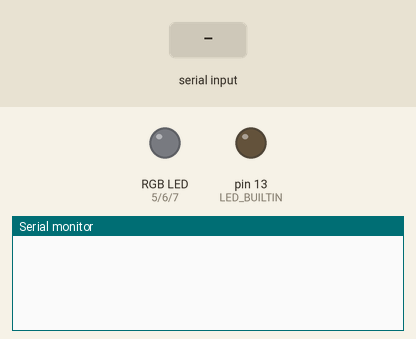
Simulated run of this sketch. Board: Arduino Uno, built with avr-gcc and run on an emulated ATmega328P. Shown: an RGB LED mixed from three pins (HIGH = lit), output pins drawn as LEDs (lit = HIGH), the last lines printed to the serial monitor. The test bench sets the inputs (shaded band).

Above: at 1.2 s.
1.3 s: "90,45\n" received over Serial
At 3.2 s:
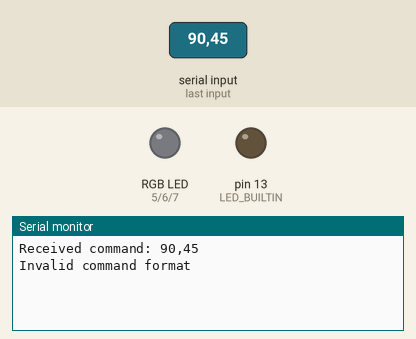
3.5 s: "4\n" received over Serial
At 4.7 s:
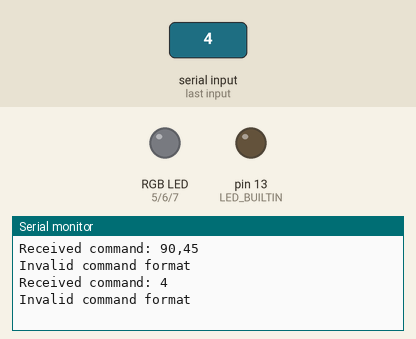
5.5 s: "90,45,200,10\n" received over Serial
At 6.7 s:
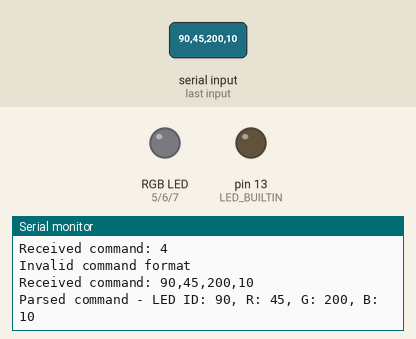

The sketch:

case_communication_simple_commands.ino
```cpp
// Defining variables and the GPIO pins on Arduino
int redPin = 5;
int greenPin = 6;
int bluePin = 7;

void setup()
{
  Serial.begin(9600); // Match the baud rate with the Python script
  pinMode(LED_BUILTIN, OUTPUT);

  // Defining the pins as OUTPUT
  pinMode(redPin, OUTPUT);
  pinMode(greenPin, OUTPUT);
  pinMode(bluePin, OUTPUT);
}

void loop()
{
  // Check for incoming commands from ROS2
  if (Serial.available() > 0)
  {
    String command = Serial.readStringUntil('\n');
    Serial.print("Received command: ");
    Serial.println(command);

    // Parse and handle the command
    handleCommand(command);
  }

  delay(1000); // Adjust the frequency of sending data
}

// Function to handle the command
void handleCommand(String command)
{
  int led_id, r_value, g_value, b_value;
  if (sscanf(command.c_str(), "%d,%d,%d,%d", &led_id, &r_value, &g_value, &b_value) == 4)
  {
    Serial.print("Parsed command - LED ID: ");
    Serial.print(led_id);
    Serial.print(", R: ");
    Serial.print(r_value);
    Serial.print(", G: ");
    Serial.print(g_value);
    Serial.print(", B: ");
    Serial.println(b_value);

    // Handle the command based on led_id
    if (led_id == 1)
    {
      setColor(r_value, g_value, b_value);
      Serial.println("RGB LED color set");
    }
    // Add more handling for other LED IDs if needed
  }
  else
  {
    Serial.println("Invalid command format");
  }
}

// Function to set the RGB LED color
void setColor(int redValue, int greenValue, int blueValue)
{
  analogWrite(redPin, redValue);
  analogWrite(greenPin, greenValue);
  analogWrite(bluePin, blueValue);
}
```

Measured:
- after the input at 1.3 s, the serial monitor: prints a new line after 0.70 s (image 1)
- after the input at 3.5 s, the serial monitor: prints a new line after 0.50 s (image 2)
- after the input at 5.5 s, the serial monitor: prints a new line after 0.50 s (image 3)
